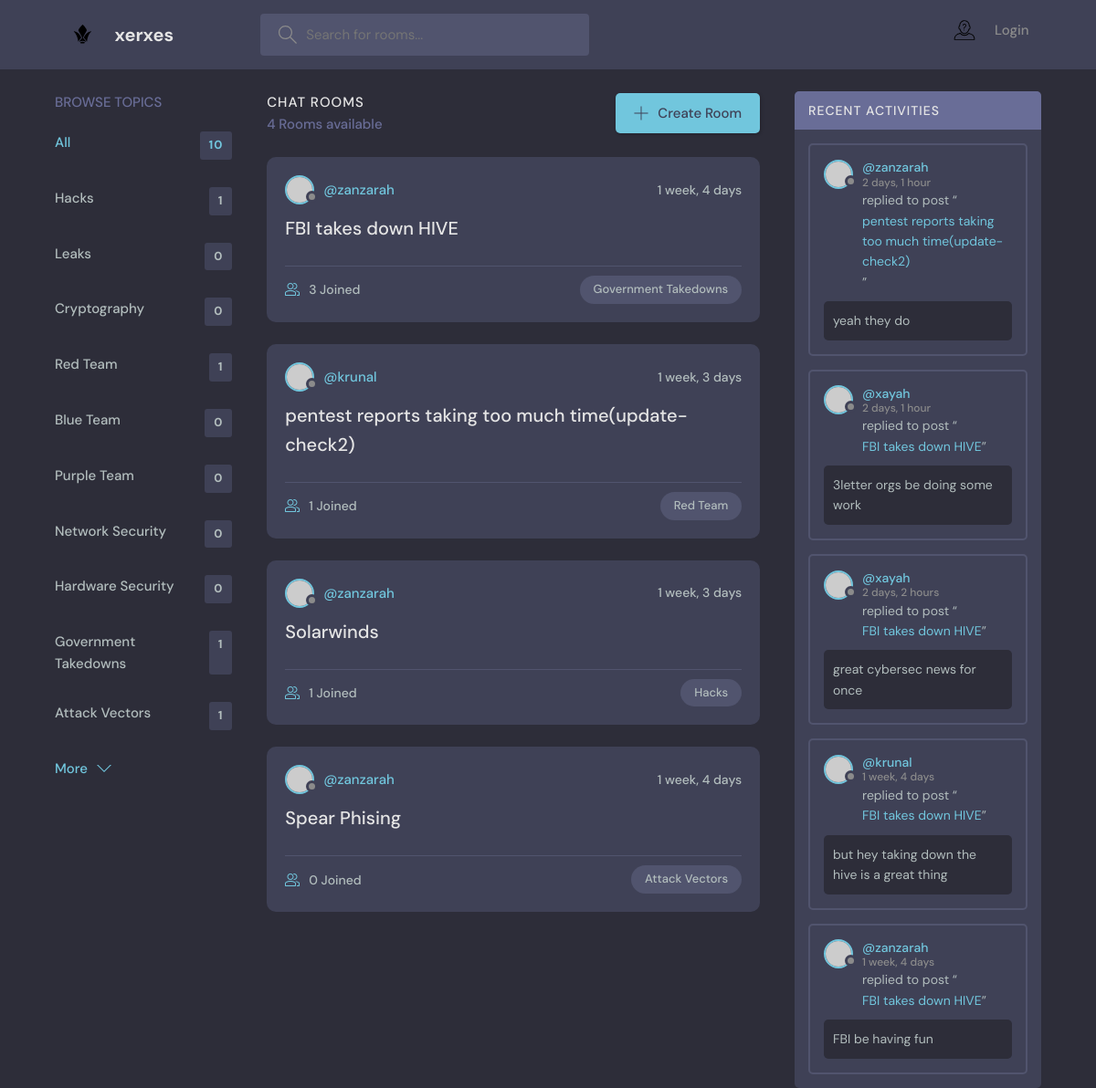
/, run on an earlier commit of the app's database.
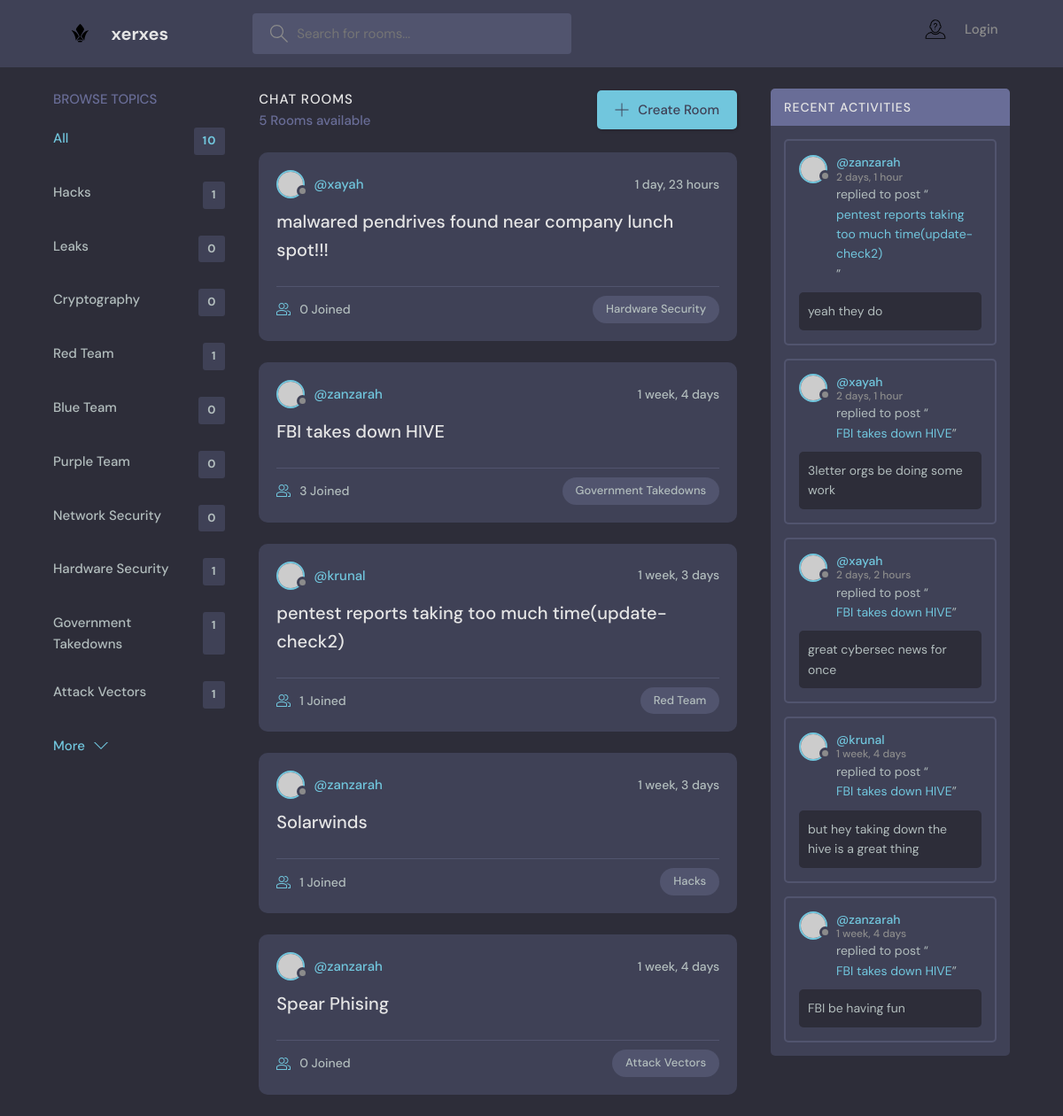
And on a later commit of the database.
### base/models.py (models this page shows, shortened)
class Topic(models.Model):
    name = models.CharField(max_length=200)

class Room(models.Model):
    host = models.ForeignKey(User, on_delete=models.SET_NULL, null=True)
    topic = models.ForeignKey(Topic, on_delete=models.SET_NULL, null=True)
    name = models.CharField(max_length=200)
    description = models.TextField(null=True, blank=True)
    participants = models.ManyToManyField(User, related_name='participants', blank=True)
    updated = models.DateTimeField(auto_now=True)
    created = models.DateTimeField(auto_now_add=True)
    class Meta:
        ordering = ['-updated', '-created']
    def __str__(self):
        return self.name

class Message(models.Model):
    user = models.ForeignKey(User, on_delete=models.CASCADE)
    room = models.ForeignKey(Room,on_delete=models.CASCADE)
    body = models.TextField()
    updated = models.DateTimeField(auto_now=True)
    created = models.DateTimeField(auto_now_add=True)
    class Meta:
        ordering = ['-updated', '-created']
    def __str__(self):
        return self.body[0:50]

### base/views.py (the view)
# urls.py: path('', views.home, name="home"),
def home(request):
    q = request.GET.get('q') if request.GET.get('q') != None else ''
    rooms = Room.objects.filter(
        Q(topic__name__icontains=q) |
        Q(name__icontains=q) |
        Q(description__icontains=q)
    )
    topics = Topic.objects.all()
    room_count = rooms.count()
    room_messages = Message.objects.filter(Q(room__topic__name__icontains=q))
    context = {'rooms': rooms, 'topics': topics, 'room_count': room_count, 'room_messages': room_messages}
    return render(request, 'base/home.html', context)

### base/templates/base/home.html (shortened to what this page needs)
{% extends 'main.html' %}
{% block content %}
    <main class="layout layout--3">
      <div class="container">
        {% include 'base/topics_component.html' %}
        <div class="roomList">
          <div class="roomList__header">
            <div>
              <h2>Chat Rooms</h2>
              <p>{{room_count}} Rooms available</p>
            </div>
            <a class="btn btn--main" href="{% url 'create-room' %}">
              <svg version="1.1" xmlns="http://www.w3.org/2000/svg" width="32" height="32" viewBox="0 0 32 32">
                <title>add</title>
                <path
                  d="M16.943 0.943h-1.885v14.115h-14.115v1.885h14.115v14.115h1.885v-14.115h14.115v-1.885h-14.115v-14.115z"
                ></path>
              </svg>
              Create Room
            </a>
          </div>
          {% include 'base/feed_component.html' %}
        </div>
        {% include 'base/activity_component.html' %}
      </div>
    </main>
{% endblock %}

### base/templates/base/topics_component.html
<div class="topics">
    <div class="topics__header">
      <h2>Browse Topics</h2>
    </div>
    <ul class="topics__list">
      <li>
        <a href="{% url 'home' %}" class="active">All <span>{{topics.count}}</span></a>
      </li>
      {% for topic in topics %}
      <li>
        <a href="{% url 'home' %}?q={{topic.name}}">{{topic.name}}<span>{{topic.room_set.all.count}}</span></a>
      </li>
      {% endfor %}
    </ul>
    <a class="btn btn--link" href="topics.html">
      More
      <svg version="1.1" xmlns="http://www.w3.org/2000/svg" width="32" height="32" viewBox="0 0 32 32">
        <title>chevron-down</title>
        <path d="M16 21l-13-13h-3l16 16 16-16h-3l-13 13z"></path>
      </svg>
    </a>
  </div>

### base/templates/base/feed_component.html (shortened to what this page needs)
{% for room in rooms %}
<div class="roomListRoom">
    <div class="roomListRoom__header">
      <a href="{% url 'user-profile' room.host.id %}" class="roomListRoom__author">
        <div class="avatar avatar--small">
          <img src="https://randomuser.me/api/portraits/women/11.jpg" />
        </div>
        <span>@{{room.host.username}}</span>
      </a>
      <div class="roomListRoom__actions">
        <span>{{room.created|timesince}}</span>
      </div>
    </div>
    <div class="roomListRoom__content">
      <a href="{% url 'room' room.id %}">{{room.name}}</a>
    </div>
    <div class="roomListRoom__meta">
      <a href="{% url 'room' room.id %}" class="roomListRoom__joined">
        {{room.participants.all.count}} Joined
      </a>
      <p class="roomListRoom__topic">{{room.topic.name}}</p>
    </div>
  </div>
{% endfor %}

### base/templates/base/activity_component.html (shortened to what this page needs)
<div class="activities">
    <div class="activities__header">
      <h2>Recent Activities</h2>
    </div>
    {% for message in room_messages %}
    <div class="activities__box">
      <div class="activities__boxHeader roomListRoom__header">
        <a href="{% url 'user-profile' message.user.id %}" class="roomListRoom__author">
          <div class="avatar avatar--small">
            <img src="https://randomuser.me/api/portraits/women/11.jpg" />
          </div>
          <p>
            @{{message.user}}
            <span>{{message.created|timesince}}</span>
          </p>
        </a>
      </div>
      <div class="activities__boxContent">
        <p>replied to post “<a href="{% url 'room' message.room.id %}">{{message.room}}</a>”</p>
        <div class="activities__boxRoomContent">
          {{message.body}}
        </div>
      </div>
    </div>
    {% endfor %}
  </div>

What changed in the data, as far as the page shows it:
computed for Topic "Hardware Security": room_set.all.count "0" → "1"
added Room: host.username "xayah", created "1 day, 23 hours", name "malwared pendrives found near company lunch spot!!!", participants.all.count "0", topic.name "Hardware Security"
Also different on the page:
{{ room_count }}: "4" → "5"
